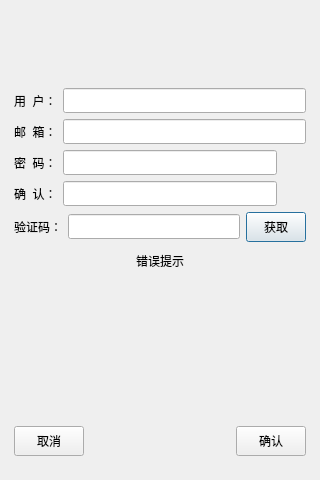
<?xml version="1.0" encoding="UTF-8"?>
<ui version="4.0">
 <class>RegisterDialog</class>
 <widget class="QDialog" name="RegisterDialog">
  <property name="geometry">
   <rect>
    <x>0</x>
    <y>0</y>
    <width>320</width>
    <height>480</height>
   </rect>
  </property>
  <property name="minimumSize">
   <size>
    <width>320</width>
    <height>480</height>
   </size>
  </property>
  <property name="maximumSize">
   <size>
    <width>320</width>
    <height>480</height>
   </size>
  </property>
  <property name="windowTitle">
   <string>Dialog</string>
  </property>
  <layout class="QVBoxLayout" name="verticalLayout_2">
   <property name="spacing">
    <number>0</number>
   </property>
   <property name="leftMargin">
    <number>0</number>
   </property>
   <property name="topMargin">
    <number>0</number>
   </property>
   <property name="rightMargin">
    <number>0</number>
   </property>
   <property name="bottomMargin">
    <number>0</number>
   </property>
   <item>
    <layout class="QVBoxLayout" name="verticalLayout">
     <property name="spacing">
      <number>5</number>
     </property>
     <property name="leftMargin">
      <number>5</number>
     </property>
     <property name="topMargin">
      <number>5</number>
     </property>
     <property name="rightMargin">
      <number>5</number>
     </property>
     <property name="bottomMargin">
      <number>5</number>
     </property>
     <item>
      <widget class="QStackedWidget" name="stackedWidget">
       <property name="currentIndex">
        <number>0</number>
       </property>
       <widget class="QWidget" name="register_page">
        <layout class="QVBoxLayout" name="verticalLayout_3">
         <item>
          <spacer name="verticalSpacer_2">
           <property name="orientation">
            <enum>Qt::Orientation::Vertical</enum>
           </property>
           <property name="sizeHint" stdset="0">
            <size>
             <width>20</width>
             <height>40</height>
            </size>
           </property>
          </spacer>
         </item>
         <item>
          <layout class="QHBoxLayout" name="horizontalLayout">
           <item>
            <widget class="QLabel" name="user_label">
             <property name="minimumSize">
              <size>
               <width>0</width>
               <height>25</height>
              </size>
             </property>
             <property name="maximumSize">
              <size>
               <width>16777215</width>
               <height>25</height>
              </size>
             </property>
             <property name="text">
              <string>用  户：</string>
             </property>
            </widget>
           </item>
           <item>
            <widget class="QLineEdit" name="user_edit">
             <property name="minimumSize">
              <size>
               <width>0</width>
               <height>25</height>
              </size>
             </property>
             <property name="maximumSize">
              <size>
               <width>16777215</width>
               <height>25</height>
              </size>
             </property>
            </widget>
           </item>
          </layout>
         </item>
         <item>
          <layout class="QHBoxLayout" name="horizontalLayout_2">
           <item>
            <widget class="QLabel" name="email_label">
             <property name="minimumSize">
              <size>
               <width>0</width>
               <height>25</height>
              </size>
             </property>
             <property name="maximumSize">
              <size>
               <width>16777215</width>
               <height>25</height>
              </size>
             </property>
             <property name="text">
              <string>邮  箱：</string>
             </property>
            </widget>
           </item>
           <item>
            <widget class="QLineEdit" name="email_edit">
             <property name="minimumSize">
              <size>
               <width>0</width>
               <height>25</height>
              </size>
             </property>
             <property name="maximumSize">
              <size>
               <width>16777215</width>
               <height>25</height>
              </size>
             </property>
            </widget>
           </item>
          </layout>
         </item>
         <item>
          <layout class="QHBoxLayout" name="horizontalLayout_3">
           <item>
            <widget class="QLabel" name="pass_label">
             <property name="minimumSize">
              <size>
               <width>0</width>
               <height>25</height>
              </size>
             </property>
             <property name="maximumSize">
              <size>
               <width>16777215</width>
               <height>25</height>
              </size>
             </property>
             <property name="text">
              <string>密  码：</string>
             </property>
            </widget>
           </item>
           <item>
            <widget class="QLineEdit" name="pass_edit">
             <property name="minimumSize">
              <size>
               <width>0</width>
               <height>25</height>
              </size>
             </property>
             <property name="maximumSize">
              <size>
               <width>16777215</width>
               <height>25</height>
              </size>
             </property>
            </widget>
           </item>
           <item>
            <widget class="ClickedLabel" name="pass_visible">
             <property name="minimumSize">
              <size>
               <width>23</width>
               <height>23</height>
              </size>
             </property>
             <property name="maximumSize">
              <size>
               <width>23</width>
               <height>23</height>
              </size>
             </property>
             <property name="text">
              <string/>
             </property>
            </widget>
           </item>
          </layout>
         </item>
         <item>
          <layout class="QHBoxLayout" name="horizontalLayout_4">
           <item>
            <widget class="QLabel" name="confirm_label">
             <property name="minimumSize">
              <size>
               <width>0</width>
               <height>25</height>
              </size>
             </property>
             <property name="maximumSize">
              <size>
               <width>16777215</width>
               <height>25</height>
              </size>
             </property>
             <property name="text">
              <string>确  认：</string>
             </property>
            </widget>
           </item>
           <item>
            <widget class="QLineEdit" name="confirm_edit">
             <property name="minimumSize">
              <size>
               <width>0</width>
               <height>25</height>
              </size>
             </property>
             <property name="maximumSize">
              <size>
               <width>16777215</width>
               <height>25</height>
              </size>
             </property>
            </widget>
           </item>
           <item>
            <widget class="ClickedLabel" name="confirm_visible">
             <property name="minimumSize">
              <size>
               <width>23</width>
               <height>23</height>
              </size>
             </property>
             <property name="maximumSize">
              <size>
               <width>23</width>
               <height>23</height>
              </size>
             </property>
             <property name="text">
              <string/>
             </property>
            </widget>
           </item>
          </layout>
         </item>
         <item>
          <layout class="QHBoxLayout" name="horizontalLayout_5">
           <item>
            <widget class="QLabel" name="verify_label">
             <property name="minimumSize">
              <size>
               <width>0</width>
               <height>25</height>
              </size>
             </property>
             <property name="maximumSize">
              <size>
               <width>16777215</width>
               <height>25</height>
              </size>
             </property>
             <property name="text">
              <string>验证码：</string>
             </property>
            </widget>
           </item>
           <item>
            <widget class="QLineEdit" name="verify_edit">
             <property name="minimumSize">
              <size>
               <width>0</width>
               <height>25</height>
              </size>
             </property>
             <property name="maximumSize">
              <size>
               <width>16777215</width>
               <height>25</height>
              </size>
             </property>
            </widget>
           </item>
           <item>
            <widget class="TimerBtn" name="get_code_btn">
             <property name="minimumSize">
              <size>
               <width>60</width>
               <height>30</height>
              </size>
             </property>
             <property name="maximumSize">
              <size>
               <width>60</width>
               <height>30</height>
              </size>
             </property>
             <property name="text">
              <string>获取</string>
             </property>
            </widget>
           </item>
          </layout>
         </item>
         <item>
          <widget class="QWidget" name="widget" native="true">
           <property name="minimumSize">
            <size>
             <width>0</width>
             <height>25</height>
            </size>
           </property>
           <property name="maximumSize">
            <size>
             <width>16777215</width>
             <height>25</height>
            </size>
           </property>
           <layout class="QVBoxLayout" name="verticalLayout_4">
            <property name="leftMargin">
             <number>0</number>
            </property>
            <property name="topMargin">
             <number>0</number>
            </property>
            <property name="rightMargin">
             <number>0</number>
            </property>
            <property name="bottomMargin">
             <number>0</number>
            </property>
            <item>
             <widget class="QLabel" name="reg_error_tip">
              <property name="minimumSize">
               <size>
                <width>0</width>
                <height>0</height>
               </size>
              </property>
              <property name="maximumSize">
               <size>
                <width>16777215</width>
                <height>25</height>
               </size>
              </property>
              <property name="text">
               <string>错误提示</string>
              </property>
              <property name="alignment">
               <set>Qt::AlignmentFlag::AlignCenter</set>
              </property>
             </widget>
            </item>
           </layout>
          </widget>
         </item>
         <item>
          <spacer name="verticalSpacer">
           <property name="orientation">
            <enum>Qt::Orientation::Vertical</enum>
           </property>
           <property name="sizeHint" stdset="0">
            <size>
             <width>20</width>
             <height>40</height>
            </size>
           </property>
          </spacer>
         </item>
         <item>
          <spacer name="verticalSpacer_3">
           <property name="orientation">
            <enum>Qt::Orientation::Vertical</enum>
           </property>
           <property name="sizeHint" stdset="0">
            <size>
             <width>20</width>
             <height>40</height>
            </size>
           </property>
          </spacer>
         </item>
         <item>
          <layout class="QHBoxLayout" name="horizontalLayout_6">
           <item>
            <widget class="QPushButton" name="cancel_btn">
             <property name="minimumSize">
              <size>
               <width>70</width>
               <height>30</height>
              </size>
             </property>
             <property name="maximumSize">
              <size>
               <width>70</width>
               <height>30</height>
              </size>
             </property>
             <property name="text">
              <string>取消</string>
             </property>
            </widget>
           </item>
           <item>
            <spacer name="horizontalSpacer">
             <property name="orientation">
              <enum>Qt::Orientation::Horizontal</enum>
             </property>
             <property name="sizeHint" stdset="0">
              <size>
               <width>40</width>
               <height>20</height>
              </size>
             </property>
            </spacer>
           </item>
           <item>
            <widget class="QPushButton" name="confirm_btn">
             <property name="minimumSize">
              <size>
               <width>70</width>
               <height>30</height>
              </size>
             </property>
             <property name="maximumSize">
              <size>
               <width>70</width>
               <height>30</height>
              </size>
             </property>
             <property name="text">
              <string>确认</string>
             </property>
            </widget>
           </item>
          </layout>
         </item>
         <item>
          <spacer name="verticalSpacer_7">
           <property name="orientation">
            <enum>Qt::Orientation::Vertical</enum>
           </property>
           <property name="sizeType">
            <enum>QSizePolicy::Policy::Fixed</enum>
           </property>
           <property name="sizeHint" stdset="0">
            <size>
             <width>40</width>
             <height>10</height>
            </size>
           </property>
          </spacer>
         </item>
        </layout>
       </widget>
       <widget class="QWidget" name="backtologin_page">
        <layout class="QVBoxLayout" name="verticalLayout_5">
         <item>
          <spacer name="verticalSpacer_6">
           <property name="orientation">
            <enum>Qt::Orientation::Vertical</enum>
           </property>
           <property name="sizeHint" stdset="0">
            <size>
             <width>20</width>
             <height>40</height>
            </size>
           </property>
          </spacer>
         </item>
         <item>
          <widget class="QLabel" name="tip_label">
           <property name="text">
            <string>注册成功，10秒后跳转</string>
           </property>
           <property name="alignment">
            <set>Qt::AlignmentFlag::AlignCenter</set>
           </property>
          </widget>
         </item>
         <item>
          <widget class="QLabel" name="tip2_label">
           <property name="text">
            <string>可点击返回按钮直接返回登陆界面</string>
           </property>
           <property name="alignment">
            <set>Qt::AlignmentFlag::AlignCenter</set>
           </property>
          </widget>
         </item>
         <item>
          <spacer name="verticalSpacer_5">
           <property name="orientation">
            <enum>Qt::Orientation::Vertical</enum>
           </property>
           <property name="sizeHint" stdset="0">
            <size>
             <width>20</width>
             <height>40</height>
            </size>
           </property>
          </spacer>
         </item>
         <item>
          <widget class="QWidget" name="widget_2" native="true">
           <layout class="QHBoxLayout" name="horizontalLayout_7">
            <item>
             <spacer name="horizontalSpacer_2">
              <property name="orientation">
               <enum>Qt::Orientation::Horizontal</enum>
              </property>
              <property name="sizeHint" stdset="0">
               <size>
                <width>40</width>
                <height>20</height>
               </size>
              </property>
             </spacer>
            </item>
            <item>
             <widget class="QPushButton" name="return_btn">
              <property name="minimumSize">
               <size>
                <width>70</width>
                <height>30</height>
               </size>
              </property>
              <property name="maximumSize">
               <size>
                <width>70</width>
                <height>30</height>
               </size>
              </property>
              <property name="text">
               <string>返回登陆</string>
              </property>
             </widget>
            </item>
            <item>
             <spacer name="horizontalSpacer_3">
              <property name="orientation">
               <enum>Qt::Orientation::Horizontal</enum>
              </property>
              <property name="sizeHint" stdset="0">
               <size>
                <width>40</width>
                <height>20</height>
               </size>
              </property>
             </spacer>
            </item>
           </layout>
          </widget>
         </item>
         <item>
          <spacer name="verticalSpacer_4">
           <property name="orientation">
            <enum>Qt::Orientation::Vertical</enum>
           </property>
           <property name="sizeHint" stdset="0">
            <size>
             <width>20</width>
             <height>40</height>
            </size>
           </property>
          </spacer>
         </item>
        </layout>
       </widget>
      </widget>
     </item>
    </layout>
   </item>
  </layout>
 </widget>
 <customwidgets>
  <customwidget>
   <class>ClickedLabel</class>
   <extends>QLabel</extends>
   <header location="global">clickedlabel.h</header>
  </customwidget>
  <customwidget>
   <class>TimerBtn</class>
   <extends>QPushButton</extends>
   <header location="global">timerbtn.h</header>
  </customwidget>
 </customwidgets>
 <resources/>
 <connections/>
</ui>
